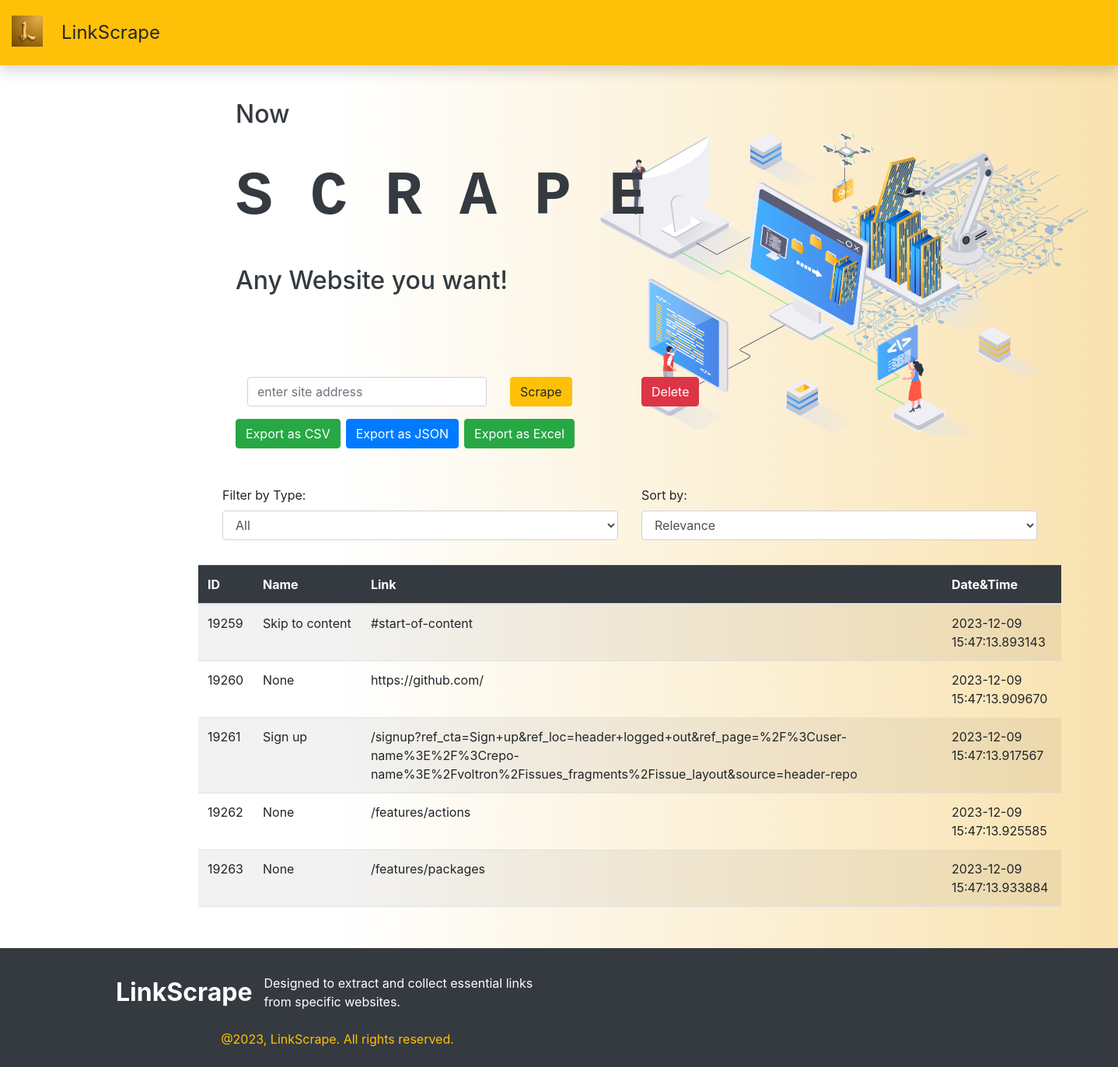
The app's page /, older data.
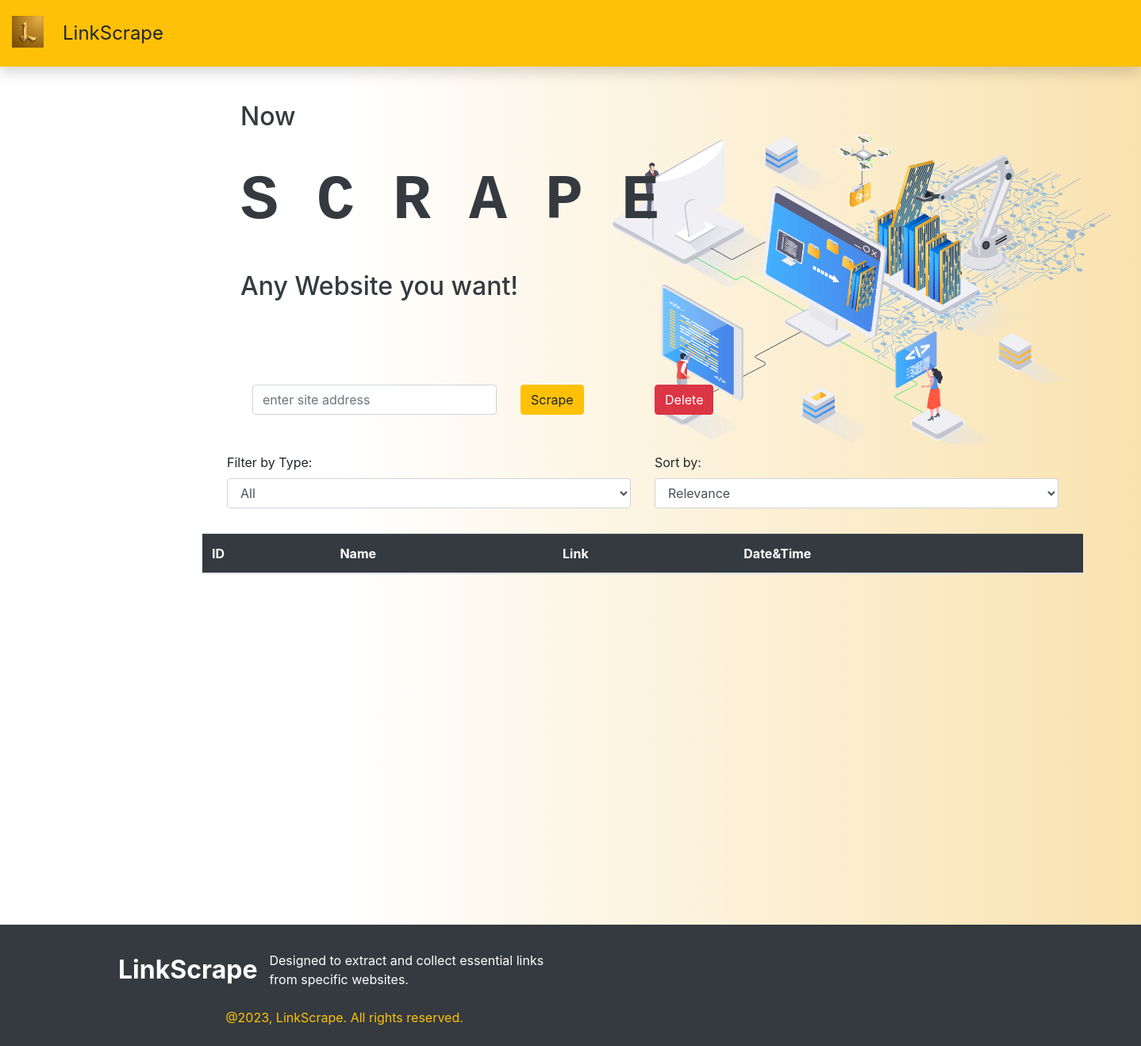
The same page, newer data.
### myapp/models.py (models this page shows, shortened)
class Link(models.Model):
    address = models.CharField(max_length=1000,null=True,blank=True)
    name = models.CharField(max_length=1000,null=True,blank=True)
    time =models.CharField(max_length=1000,null=True,blank=True)

### myapp/views.py (the view)
# urls.py: path('',views.scrape, name="scrape"),
def scrape(request):
    if request.method == "POST":
        site = request.POST.get('site','')
        page = requests.get(site)
        soup = BeautifulSoup(page.text,'html.parser')
        for link in soup.find_all('a'):
            link_address = link.get('href')
            link_text = link.string
            Link.objects.create(address=link_address,name=link_text,time=datetime.datetime.now())
        return HttpResponseRedirect('/')
    else:
        data = Link.objects.all()
    validator=len(data)
    return render(request,'myapp/result.html',{'data':data, 'showexport':validator})

### myapp/templates/myapp/result.html (shortened to what the changed rows need)
<!DOCTYPE html>
<html lang="en">
<head>
    <link rel="stylesheet" href="https://stackpath.bootstrapcdn.com/bootstrap/4.5.2/css/bootstrap.min.css">
</head>
<body>
    <div>
                            {% load static %}
        <main>
            <div class="">
                <div class="container " style="padding-bottom: 3%;margin-left:15rem">
                    <div class="row" style="margin-top: 2rem;margin-bottom:2rem">
                        <div class="col-md-12 m-5">
                            <h2 class="text-dark" style="padding-top: 3rem;">Now</h2>
                            <h1 class="text-dark fw-bold fs-1"
                                style="padding-top: 2rem; font-family: 'Courier New', Courier, monospace; font-size: 5rem;font-weight: 900;">
                                S C R A P E</h1>
                            <h2 class="text-dark" style="padding-top:2rem ;">Any Website you want!</h2>
                        </div>
                    </div>
                    <div class="row m-5">
                        {% if showexport %}
                            {% if showexport > 0%}
                            <div class="btn-group mt-3" role="group" aria-label="Export Buttons">
                                <a href="{% url 'export' format='csv' %}" class="btn btn-success mr-2 rounded">Export as CSV</a>
                                <a href="{% url 'export' format='json' %}" class="btn btn-primary mr-2 rounded">Export as JSON</a>
                                <a href="{% url 'export' format='excel' %}" class="btn btn-success rounded">Export as Excel</a>
                            </div>
                            {% endif %}
                        {% endif %}
                    </div>
                    <div class="row m-10" style="overflow-y: auto; height: 450px;">
                        <div class="col-md-12">
                            <table class="table  table-striped">
                                <thead class="table-dark">
                                    <tr>
                                        <th scope="col">ID</th>
                                        <th scope="col">Name</th>
                                        <th scope="col">Link</th>
                                        <th scope="col">Date&Time</th>
                                    </tr>
                                </thead>
                                <tbody id="linksTable">
                                    {% for link in data %}
                                    <tr>
                                        <td>{{link.id}}</td>
                                        <td>{{link.name}}</td>
                                        <td>{{link.address}}</td>
                                        <td>{{link.time}}</td>
                                    </tr>
                                    {% endfor %}
                                </tbody>
                            </table>
                        </div>
                    </div>
                </div>
            </div>
        </main>
    </div>
</body>
</html>

Row changes from the older to the newer data that the page shows:
removed Link: id "19259", name "Skip to content", address "#start-of-content", time "2023-12-09 15:47:13.893143"
removed Link: id "19260", name "None", address "https://github.com/", time "2023-12-09 15:47:13.909670"
removed Link: id "19261", name "Sign up", address "/signup?ref_cta=Sign+up&ref_loc=header+logged+out&ref_page=%2F%3Cuser-name%3E%2F%3Crepo-name%3E%2Fvoltron%2Fissues_fragments%2Fissue_layout&source=header-repo", time "2023-12-09 15:47:13.917567"
removed Link: id "19262", name "None", address "/features/actions", time "2023-12-09 15:47:13.925585"
removed Link: id "19263", name "None", address "/features/packages", time "2023-12-09 15:47:13.933884"
Text that changed along with them:
text no longer shown: "Export as CSV Export as JSON Export as Excel"
